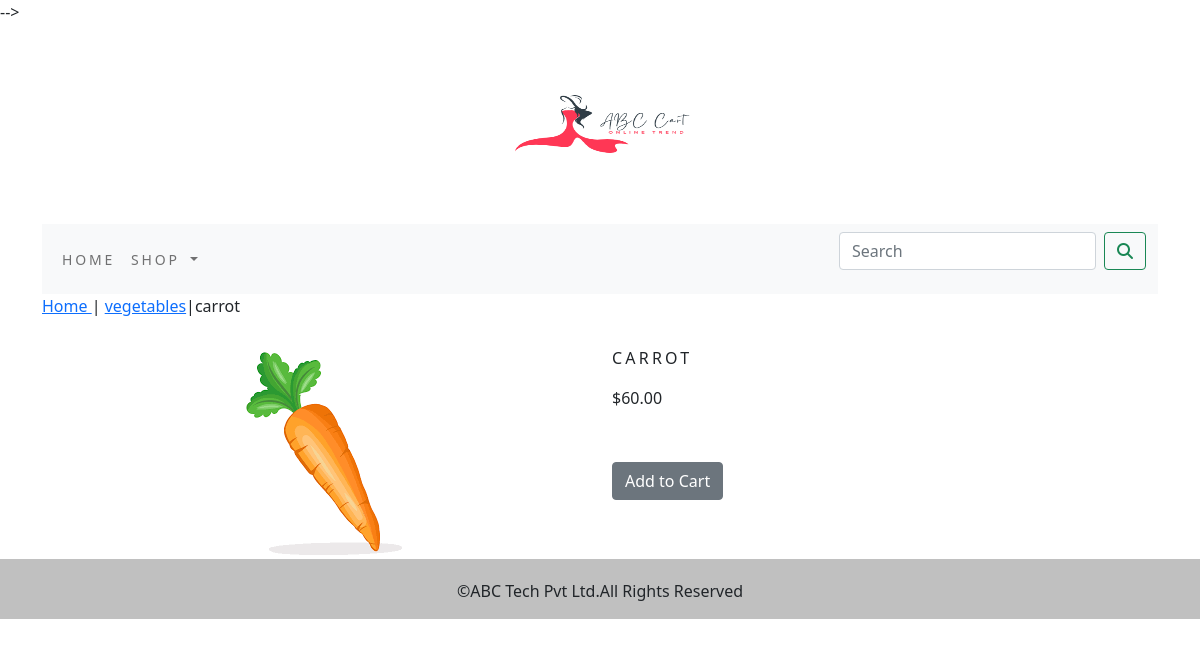
Screenshot of /shop/vegetables/carrot/ with the database file from the repository.
### shop/models.py (models this page shows, shortened)
class Product(models.Model):
    name=models.CharField(max_length=250,unique=True)
    slug=models.SlugField(max_length=250,unique=True)
    desc=models.TextField(blank=True)
    price=models.DecimalField(max_digits=10,decimal_places=2)
    category=models.ForeignKey(Category,on_delete=models.CASCADE)
    image=models.ImageField(upload_to='product',blank=True)
    stock=models.IntegerField()
    available=models.BooleanField(default=True)
    created=models.DateTimeField(auto_now_add=True)
    updated=models.DateTimeField(auto_now=True)
    def get_url(self):
        return reverse('shop:proCatDetail',args=[self.category.slug,self.slug])
    class Meta:
        ordering = ('name',)
        verbose_name = 'product'
        verbose_name_plural = 'products'

class Category(models.Model):
    name=models.CharField(max_length=250,unique=True)
    slug=models.SlugField(max_length=250,unique=True)
    desc=models.TextField(blank=True)
    image=models.ImageField(upload_to='category',blank=True)
    class Meta:
        ordering=('name',)
        verbose_name ='category'
        verbose_name_plural='categories'
    def get_url(self):
        return reverse('shop:products_by_category',args=[self.slug])
    def __str__(self):
        return '{}'.format(self.name)

### shop/views.py (the view)
# urls.py: path('<slug:c_slug>/<slug:product_slug>/', views.proDetail, name='proCatDetail'),
def proDetail(request,c_slug,product_slug):
    try:
        product=Product.objects.get(category__slug=c_slug,slug=product_slug)
    except Exception as e:
        raise e
    return render(request,'product.html',{'product':product})

### cart/context_processors.py (called while the page is built)
def counter(request):
    item_count=0
    if 'admin' in request.path:
        return {}
    else:
        try:
            cart=Cart.objects.filter(cart_id=_cart_id(request))
            cart_items=CartItem.objects.filter(cart=cart[:1])
            for cart_item in cart_items:
                item_count += cart_item.quantity
        except Cart.DoesNotExist:
            item_count=0
    return dict(item_count=item_count)

### cart/views.py (called while the page is built)
def _cart_id(request):
    cart=request.session.session_key
    if not cart:
        cart=request.session.create()
    return cart

### shop/context_processors.py (called while the page is built)
def menu_links(request):
    links=Category.objects.all()
    return dict(links=links)

### templates/product.html (shortened to what this page needs)
{% extends 'base.html' %}
{% load static %}
{% block content %}
<div class="row">
    <div class="mx-auto">
        <p> <a href="{% url 'shop:allProdCat' %}"> Home </a> | <a href="{{product.category.get_url}}">{{product.category}}</a>|{{product.name}}</p>
    </div>
</div>
<div class="container">
    <div class="row">
        <div class="col-12 col-sm-12 col-md-12 col-lg-6 text-center">
            <div style="min-width:18rem">
            <a href="{{product.get_url}}"><img src="{{product.image.url}}" alt="{{product.name}}"></a>
                </div>
        </div>
        <div class="col-12 col-sm-12 col-md-12 col-lg-6">
            <div>
            <h1 class="my_prod_title my_prod_text">{{product.name}}</h1>
            <p class="my_prod_text">${{product.price}}</p>
            <p class="text-justify my_prod_text">{{product.desc}}</p>
            {% if product.stock <= 0 %}
                <p class="text-justify my_prod_text"><b>Out of Stock</b></p>
            {% else %}
                <a class="btn btn-secondary" href="{% url 'cart:add_cart' product.id %}">Add to Cart</a>
            {% endif %}
            </div>
        </div>
    </div>
</div>
{% endblock %}

### static/css/custom.css (style rules this page uses)
body { font-family: 'Crimson Text', serif; }
.my_prod_title { font-size:16px; text-transform:uppercase; letter-spacing:.2em; padding-top:15px; padding-bottom:20px; }
.my_prod_text { padding_right:20px; padding-bottom:10px; }

### rows the page displays
Product: category "vegetables", name "carrot", image (picture), name "CARROT", price "60.00"
